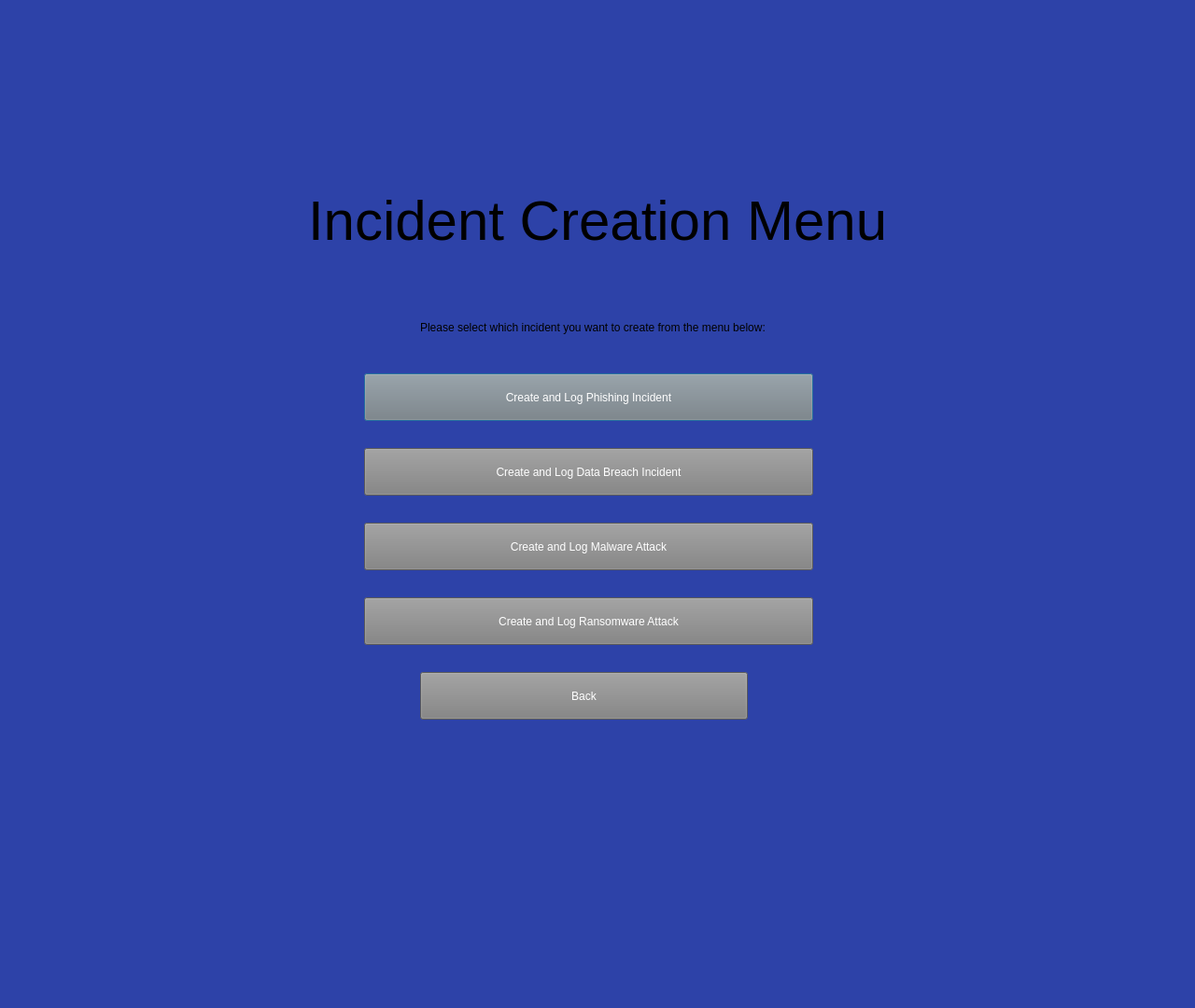
<?xml version="1.0" encoding="UTF-8"?>
<ui version="4.0">
 <class>LogIncident</class>
 <widget class="QDialog" name="LogIncident">
  <property name="geometry">
   <rect>
    <x>0</x>
    <y>0</y>
    <width>1280</width>
    <height>1080</height>
   </rect>
  </property>
  <property name="windowTitle">
   <string>Dialog</string>
  </property>
  <property name="styleSheet">
   <string notr="true">background-color: #2d42a8;</string>
  </property>
  <widget class="QLabel" name="label">
   <property name="geometry">
    <rect>
     <x>330</x>
     <y>170</y>
     <width>711</width>
     <height>131</height>
    </rect>
   </property>
   <property name="font">
    <font>
     <pointsize>45</pointsize>
    </font>
   </property>
   <property name="text">
    <string>Incident Creation Menu</string>
   </property>
  </widget>
  <widget class="QLabel" name="label_2">
   <property name="geometry">
    <rect>
     <x>450</x>
     <y>310</y>
     <width>421</width>
     <height>81</height>
    </rect>
   </property>
   <property name="text">
    <string>Please select which incident you want to create from the menu below:</string>
   </property>
  </widget>
  <widget class="QPushButton" name="phishIncident">
   <property name="geometry">
    <rect>
     <x>390</x>
     <y>400</y>
     <width>481</width>
     <height>51</height>
    </rect>
   </property>
   <property name="styleSheet">
    <string notr="true">background-color: #808080; color: #ffffff;</string>
   </property>
   <property name="text">
    <string>Create and Log Phishing Incident</string>
   </property>
  </widget>
  <widget class="QPushButton" name="dataBreachIncident">
   <property name="geometry">
    <rect>
     <x>390</x>
     <y>480</y>
     <width>481</width>
     <height>51</height>
    </rect>
   </property>
   <property name="styleSheet">
    <string notr="true">background-color: #808080; color: #ffffff;</string>
   </property>
   <property name="text">
    <string>Create and Log Data Breach Incident</string>
   </property>
  </widget>
  <widget class="QPushButton" name="malwareAttack">
   <property name="geometry">
    <rect>
     <x>390</x>
     <y>560</y>
     <width>481</width>
     <height>51</height>
    </rect>
   </property>
   <property name="styleSheet">
    <string notr="true">background-color: #808080; color: #ffffff;</string>
   </property>
   <property name="text">
    <string>Create and Log Malware Attack</string>
   </property>
  </widget>
  <widget class="QPushButton" name="pushButton_4">
   <property name="geometry">
    <rect>
     <x>390</x>
     <y>640</y>
     <width>481</width>
     <height>51</height>
    </rect>
   </property>
   <property name="styleSheet">
    <string notr="true">background-color: #808080; color: #ffffff;</string>
   </property>
   <property name="text">
    <string>Create and Log Ransomware Attack</string>
   </property>
  </widget>
  <widget class="QPushButton" name="backButton">
   <property name="geometry">
    <rect>
     <x>450</x>
     <y>720</y>
     <width>351</width>
     <height>51</height>
    </rect>
   </property>
   <property name="styleSheet">
    <string notr="true">background-color: #808080; color: #ffffff;</string>
   </property>
   <property name="text">
    <string>Back</string>
   </property>
  </widget>
 </widget>
 <resources/>
 <connections/>
</ui>
